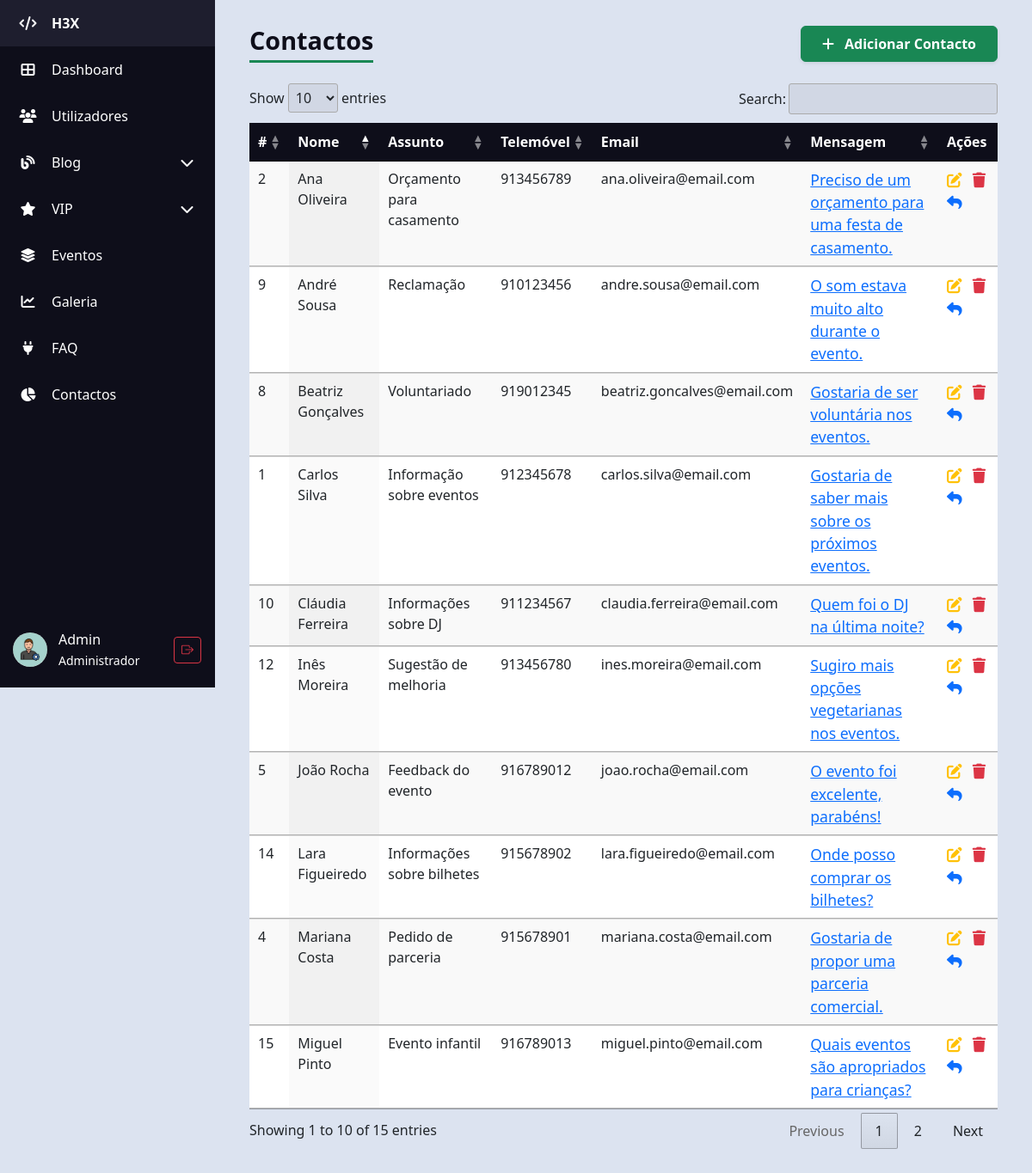
The page /H3X/admin/admin_contactos.php (signed in) on the database its author committed.
### tables this page shows
CREATE TABLE IF NOT EXISTS `contactos` (
  `id` int unsigned NOT NULL AUTO_INCREMENT,
  `nome` varchar(100) DEFAULT NULL,
  `email` varchar(100) DEFAULT NULL,
  `telefone` varchar(9) DEFAULT NULL,
  `mensagem` text NOT NULL,
  `data_contactos` datetime NOT NULL DEFAULT CURRENT_TIMESTAMP,
  `assunto` varchar(150) DEFAULT NULL,
  PRIMARY KEY (`id`)
);

### H3X/admin/admin_contactos.php (the view, shortened to what this page needs)
<?php
require_once "../db_config.php";
require 'partials/header.php';
?>
<body>
    <div class="d-flex">
        <?php require 'partials/sidebar.php'; ?>
        <div class="content">
            <div class="d-flex justify-content-between align-items-center mb-4">
                <h1 class="table-title m-0">Contactos</h1>
                <div>
                    <a href="admin_contactos_create.php" class="btn btn-success shadow-sm px-4 py-2 fw-semibold">
                        <i class="fas fa-plus me-2"></i> Adicionar Contacto
                    </a>
                </div>
            </div>
            <?php
            $sql = "SELECT * FROM contactos ORDER BY id DESC";
            $result = $conn->query($sql);
            ?>
            <?php if ($result && $result->num_rows > 0): ?>
                <table id="contactosTable" class="display table table-striped table-hover" style="width:100%">
                    <thead>
                        <tr>
                            <th>#</th>
                            <th>Nome</th>
                            <th>Assunto</th>
                            <th>Telemóvel</th>
                            <th>Email</th>
                            <th>Mensagem</th>
                            <th>Ações</th>
                        </tr>
                    </thead>
                    <tbody>
                        <?php while ($contacto = $result->fetch_object()):
                            $id = $contacto->id;
                            $nome = $contacto->nome;
                            $assunto = $contacto->assunto??'';
                            $telefone = $contacto->telefone??'';
                            $email = $contacto->email;
                            $mensagem_resumida = mb_strimwidth(strip_tags($contacto->mensagem), 0, 80, '...');
                            ?>
                            <tr>
                                <td><?= $id ?></td>
                                <td><?= htmlspecialchars($nome) ?></td>
                                <td><?= htmlspecialchars($assunto) ?></td>
                                <td><?= htmlspecialchars($telefone) ?></td>
                                <td><?= htmlspecialchars($email) ?></td>
                                <td>
                                    <a href="#" data-bs-toggle="modal" data-bs-target="#mensagemModal<?= $id ?>">
                                        <?= htmlspecialchars($mensagem_resumida) ?>
                                    </a>
                                </td>
                                <td>
                                    <a href="admin_contactos_edit.php?id=<?= urlencode($id) ?>" title="Editar"><i
                                            class="fas fa-pen-to-square text-warning"></i></a>
                                    <a href="admin_contactos_delete.php?id=<?= urlencode($id) ?>" title="Apagar" class="ms-2"><i
                                            class="fas fa-trash text-danger"></i></a>
                                            <a href="admin_contactos_responder.php?id=<?= urlencode($id) ?>" title="Responder" class="ms-2">
                                <i class="fas fa-reply text-primary"></i>
</a>
                                </td>
                            </tr>
                        <?php endwhile; ?>
                    </tbody>
                </table>
            <?php else: ?>
                <p class="alert alert-warning">Sem contactos encontrados.</p>
            <?php endif; ?>
        </div>
    </div>
    <?php require 'partials/footer.php'; ?>
</body>
</html>

### H3X/admin/css/style.css (style rules this page uses)
body { background-color: #dce3f0; margin: 0; font-family: "Segoe UI", sans-serif; }
.content { margin-left: 80px; padding: 30px 40px; flex: 1; transition: margin-left 0.3s ease; }
table.dataTable thead th { background-color: #0e0e1a; color: white; cursor: pointer; }
h1.table-title { color: #0e0e1a; margin-bottom: 20px; font-weight: 700; border-bottom: 3px solid #198754; display: inline-block; padding-bottom: 5px; font-size: 1.8rem; }
td a { font-size: 1.1rem; transition: color 0.3s ease; }
table.dataTable thead > tr > th.sorting:before, table.dataTable thead > tr > th.sorting:after, table.dataTable thead > tr > th.sorting_asc:before, table.dataTable thead > tr > th.sorting_asc:after, table.dataTable thead > tr > th.sorting_desc:before, table.dataTable thead > tr > th.sorting_desc:after, table.dataTable thead > tr > th.sorting_asc_disabled:before, table.dataTable thead > tr > th.sorting_asc_disabled:after, table.dataTable thead > tr > th.sorting_desc_disabled:before, table.dataTable thead > tr > th.sorting_desc_disabled:after, table.dataTable thead > tr > td.sorting:before, table.dataTable thead > tr > td.sorting:after, table.dataTable thead > tr > td.sorting_asc:before, table.dataTable thead > tr > td.sorting_asc:after, table.dataTable thead > tr > td.sorting_desc:before, table.dataTable thead > tr > td.sorting_desc:after, table.dataTable thead > tr > td.sorting_asc_disabled:before, table.dataTable thead > tr > td.sorting_asc_disabled:after, table.dataTable thead > tr > td.sorting_desc_disabled:before, table.dataTable thead > tr > td.sorting_desc_disabled:after { opacity: 0.5; }
table.dataTable thead > tr > th.sorting_asc:before, table.dataTable thead > tr > th.sorting_desc:after, table.dataTable thead > tr > td.sorting_asc:before, table.dataTable thead > tr > td.sorting_desc:after { opacity: 1; }

### rows shown on the page
contactos: id "15", nome "Miguel Pinto", assunto "Evento infantil", telefone "916789013", email "miguel.pinto@email.com", mensagem "Quais eventos são apropriados para crianças?"
contactos: id "14", nome "Lara Figueiredo", assunto "Informações sobre bilhetes", telefone "915678902", email "lara.figueiredo@email.com", mensagem "Onde posso comprar os bilhetes?"
contactos: id "12", nome "Inês Moreira", assunto "Sugestão de melhoria", telefone "913456780", email "ines.moreira@email.com", mensagem "Sugiro mais opções vegetarianas nos eventos."
contactos: id "10", nome "Cláudia Ferreira", assunto "Informações sobre DJ", telefone "911234567", email "claudia.ferreira@email.com", mensagem "Quem foi o DJ na última noite?"
contactos: id "9", nome "André Sousa", assunto "Reclamação", telefone "910123456", email "andre.sousa@email.com", mensagem "O som estava muito alto durante o evento."
contactos: id "8", nome "Beatriz Gonçalves", assunto "Voluntariado", telefone "919012345", email "beatriz.goncalves@email.com", mensagem "Gostaria de ser voluntária nos eventos."
contactos: id "5", nome "João Rocha", assunto "Feedback do evento", telefone "916789012", email "joao.rocha@email.com", mensagem "O evento foi excelente, parabéns!"
contactos: id "4", nome "Mariana Costa", assunto "Pedido de parceria", telefone "915678901", email "mariana.costa@email.com", mensagem "Gostaria de propor uma parceria comercial."
contactos: id "2", nome "Ana Oliveira", assunto "Orçamento para casamento", telefone "913456789", email "ana.oliveira@email.com", mensagem "Preciso de um orçamento para uma festa de casamento."
contactos: id "1", nome "Carlos Silva", assunto "Informação sobre eventos", telefone "912345678", email "carlos.silva@email.com", mensagem "Gostaria de saber mais sobre os próximos eventos."

### other values the page prints
$nomeUtilizador "Admin"
$tipoLabel "Administrador"
